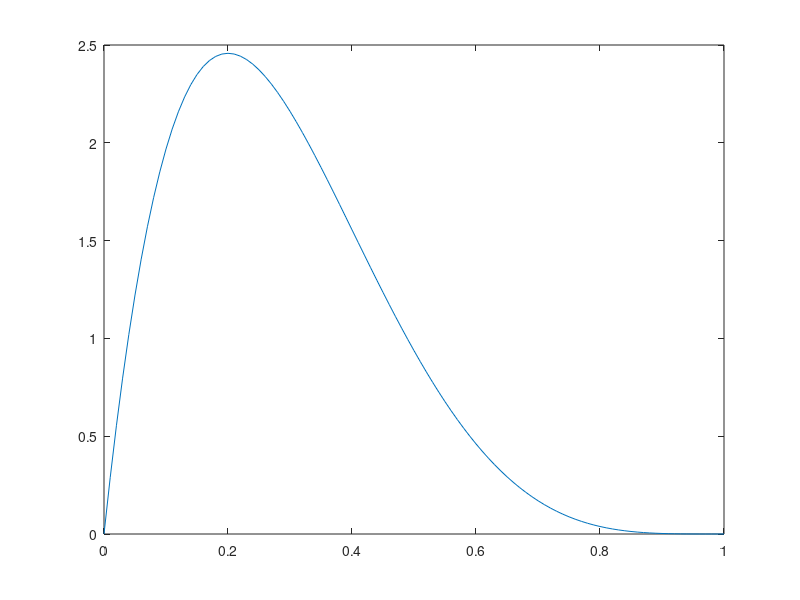

MATLAB code for this plot:
function [] = beta_distribution()
alpha = 2;
beta = 5;
u = 0:0.01:1;
pdf = (gamma(alpha+beta)/ (gamma(alpha)*gamma(beta))) .* u.^(alpha-1) .* (1 - u).^(beta-1);
plot(u, pdf)

end